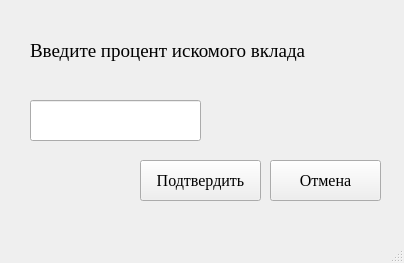
<?xml version="1.0" encoding="UTF-8"?>
<ui version="4.0">
 <class>MainWindow</class>
 <widget class="QMainWindow" name="MainWindow">
  <property name="geometry">
   <rect>
    <x>0</x>
    <y>0</y>
    <width>404</width>
    <height>263</height>
   </rect>
  </property>
  <property name="windowTitle">
   <string>MainWindow</string>
  </property>
  <widget class="QWidget" name="centralwidget">
   <widget class="QLabel" name="label">
    <property name="geometry">
     <rect>
      <x>30</x>
      <y>10</y>
      <width>351</width>
      <height>81</height>
     </rect>
    </property>
    <property name="font">
     <font>
      <family>Times New Roman</family>
      <pointsize>14</pointsize>
     </font>
    </property>
    <property name="text">
     <string>Введите процент искомого вклада</string>
    </property>
   </widget>
   <widget class="QPushButton" name="pushButton_4">
    <property name="geometry">
     <rect>
      <x>270</x>
      <y>160</y>
      <width>111</width>
      <height>41</height>
     </rect>
    </property>
    <property name="font">
     <font>
      <family>Times New Roman</family>
      <pointsize>12</pointsize>
     </font>
    </property>
    <property name="text">
     <string>Отмена</string>
    </property>
   </widget>
   <widget class="QLineEdit" name="lineEdit">
    <property name="geometry">
     <rect>
      <x>30</x>
      <y>100</y>
      <width>171</width>
      <height>41</height>
     </rect>
    </property>
   </widget>
   <widget class="QPushButton" name="pushButton_5">
    <property name="geometry">
     <rect>
      <x>140</x>
      <y>160</y>
      <width>121</width>
      <height>41</height>
     </rect>
    </property>
    <property name="font">
     <font>
      <family>Times New Roman</family>
      <pointsize>12</pointsize>
     </font>
    </property>
    <property name="text">
     <string>Подтвердить</string>
    </property>
   </widget>
  </widget>
  <widget class="QMenuBar" name="menubar">
   <property name="geometry">
    <rect>
     <x>0</x>
     <y>0</y>
     <width>404</width>
     <height>26</height>
    </rect>
   </property>
  </widget>
  <widget class="QStatusBar" name="statusbar"/>
 </widget>
 <resources/>
 <connections/>
</ui>
